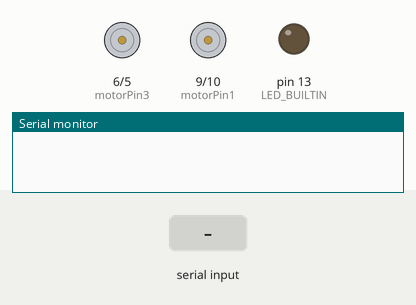
This sketch was run on a simulated Arduino Uno, built with avr-gcc and run on an emulated ATmega328P. Shown: motor-driver pin pairs drawn as motors (green arrow = first pin HIGH = forward, orange = second pin HIGH = backward, longer = more drive), output pins drawn as LEDs (lit = HIGH), the last lines printed to the serial monitor. Inputs (shaded band) come from the test bench.

Above: at 1.2 s.
1.3 s: "1" received over Serial
At 1.7 s:
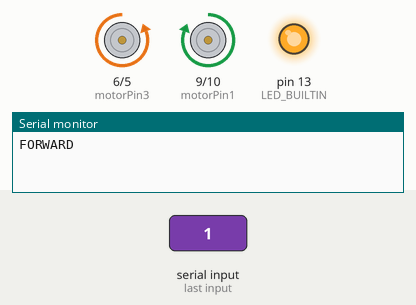
2.8 s: "2" received over Serial
At 4.0 s:
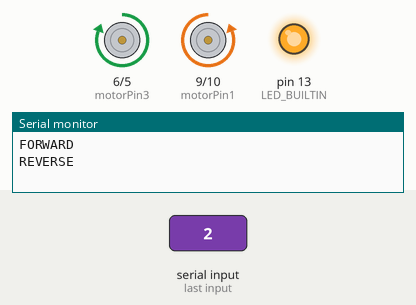
4.3 s: "3" received over Serial
At 5.2 s:
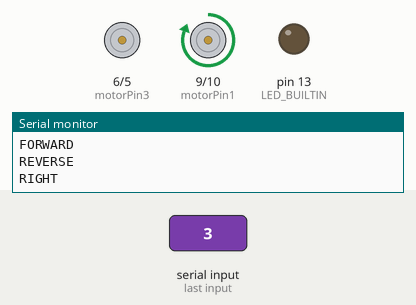
5.8 s: "4" received over Serial
At 6.3 s:
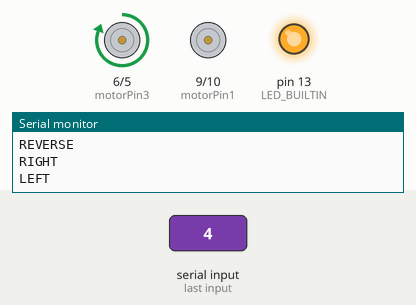
Timing chart, 0 to 8.3 s (numbered marks = the images above; inputs shaded):
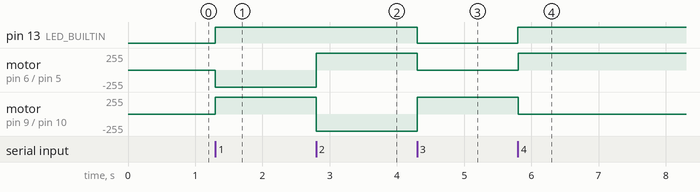

The sketch:

ROBIN2ND.ino
```cpp
//Motor A
const int motorPin1  = 9;  // Pin 14 of L293
const int motorPin2  = 10;  // Pin 10 of L293

//Motor B
const int motorPin3  = 6; // Pin  7 of L293
const int motorPin4  = 5;  // Pin  2 of L293

char data = 0;
int state = 0;

void setup() {
  pinMode(LED_BUILTIN, OUTPUT);
  Serial.begin(9600); // Default communication rate of the Bluetooth module
  pinMode(motorPin1, OUTPUT);
  pinMode(motorPin2, OUTPUT);
  pinMode(motorPin3, OUTPUT);
  pinMode(motorPin4, OUTPUT);
}


void loop() {
  if(Serial.available() > 0){ // Checks whether data is comming from the serial port
    state = Serial.read(); // Reads the data from the serial port

 switch (state)
 {
  case '1':
  {
    digitalWrite(LED_BUILTIN, HIGH); // Turn LED OFF
    digitalWrite(motorPin1, HIGH);
    digitalWrite(motorPin2, LOW);
    digitalWrite(motorPin3, LOW);
    digitalWrite(motorPin4, HIGH);
    Serial.println("FORWARD");
    break;
  }
  case '0':
  {
    digitalWrite(LED_BUILTIN, LOW);
    digitalWrite(motorPin1, LOW);
    digitalWrite(motorPin2, LOW);
    digitalWrite(motorPin3, LOW);
    digitalWrite(motorPin4, LOW);
    Serial.println("STOP");
    break;
  }
  case '2':
  {
    digitalWrite(LED_BUILTIN, HIGH);
    digitalWrite(motorPin1, LOW);
    digitalWrite(motorPin2, HIGH);
    digitalWrite(motorPin3, HIGH);
    digitalWrite(motorPin4, LOW);
    Serial.println("REVERSE");
    break;
  }
  case '3':
  {
    digitalWrite(LED_BUILTIN, LOW);
    digitalWrite(motorPin1, HIGH);
    digitalWrite(motorPin2, LOW);
    digitalWrite(motorPin3, LOW);
    digitalWrite(motorPin4, LOW);
    Serial.println("RIGHT");
    break;
  }
  case '4':
  {
    digitalWrite(LED_BUILTIN, HIGH);
    digitalWrite(motorPin1, LOW);
    digitalWrite(motorPin2, LOW);
    digitalWrite(motorPin3, HIGH);
    digitalWrite(motorPin4, LOW);
    Serial.println("LEFT");
    break;
  }
  }
 }
}
```

Measured:
- after the input at 1.3 s, pin 13 (LED_BUILTIN): LOW → HIGH at once; motor on pin 6 (motorPin3) / pin 5 (motorPin4): stopped → backward 255/255 at once; motor on pin 9 (motorPin1) / pin 10 (motorPin2): stopped → forward 255/255 at once
- after the input at 2.8 s, motor on pin 6 (motorPin3) / pin 5 (motorPin4): backward 255/255 → forward 255/255 at once; motor on pin 9 (motorPin1) / pin 10 (motorPin2): forward 255/255 → backward 255/255 at once
- after the input at 4.3 s, pin 13 (LED_BUILTIN): HIGH → LOW at once; motor on pin 6 (motorPin3) / pin 5 (motorPin4): forward 255/255 → stopped at once; motor on pin 9 (motorPin1) / pin 10 (motorPin2): backward 255/255 → forward 255/255 at once
- after the input at 5.8 s, pin 13 (LED_BUILTIN): LOW → HIGH at once; motor on pin 6 (motorPin3) / pin 5 (motorPin4): stopped → forward 255/255 at once; motor on pin 9 (motorPin1) / pin 10 (motorPin2): forward 255/255 → stopped at once
